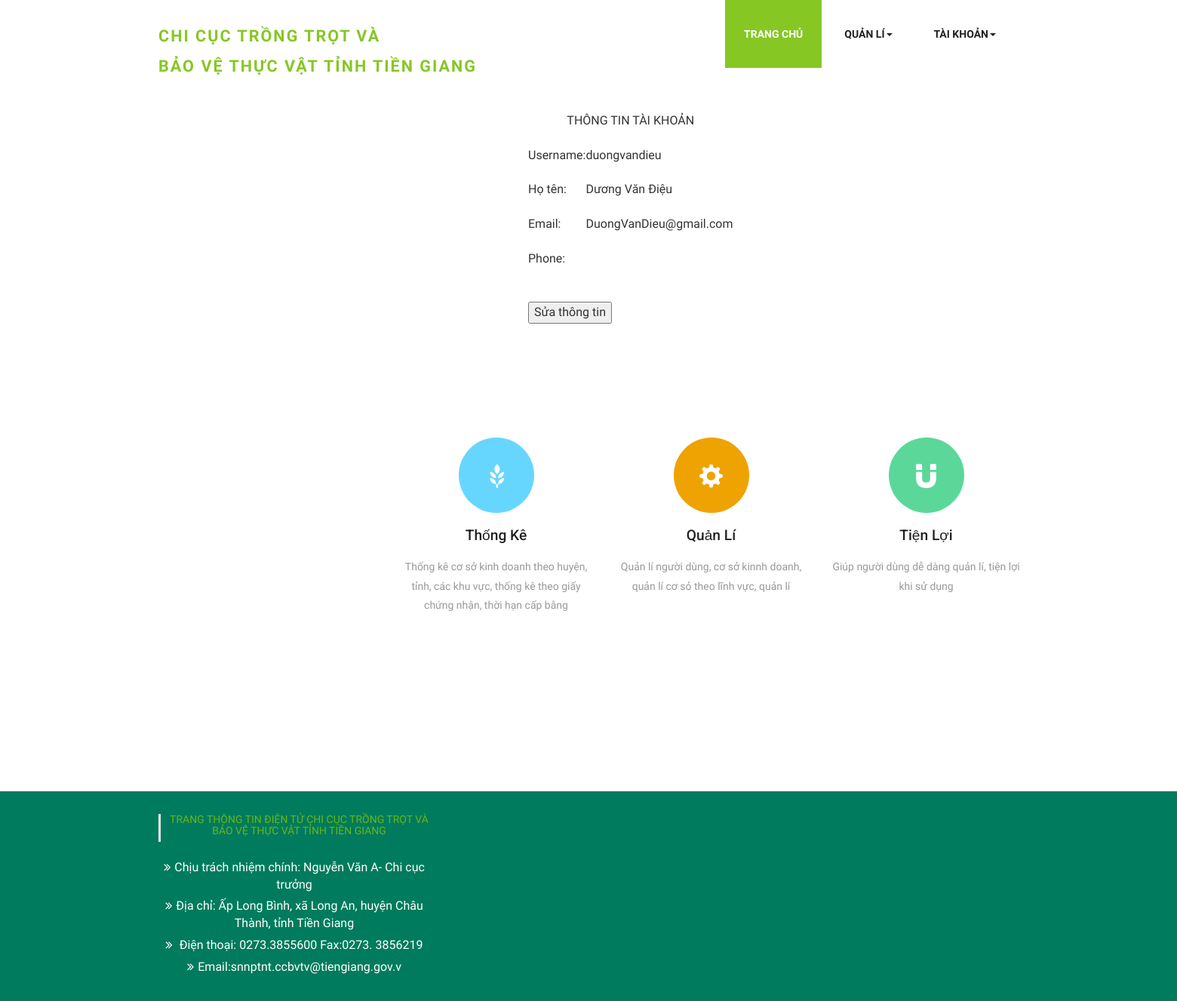
Before: /thongtinUser.php (signed in) with the older database file.
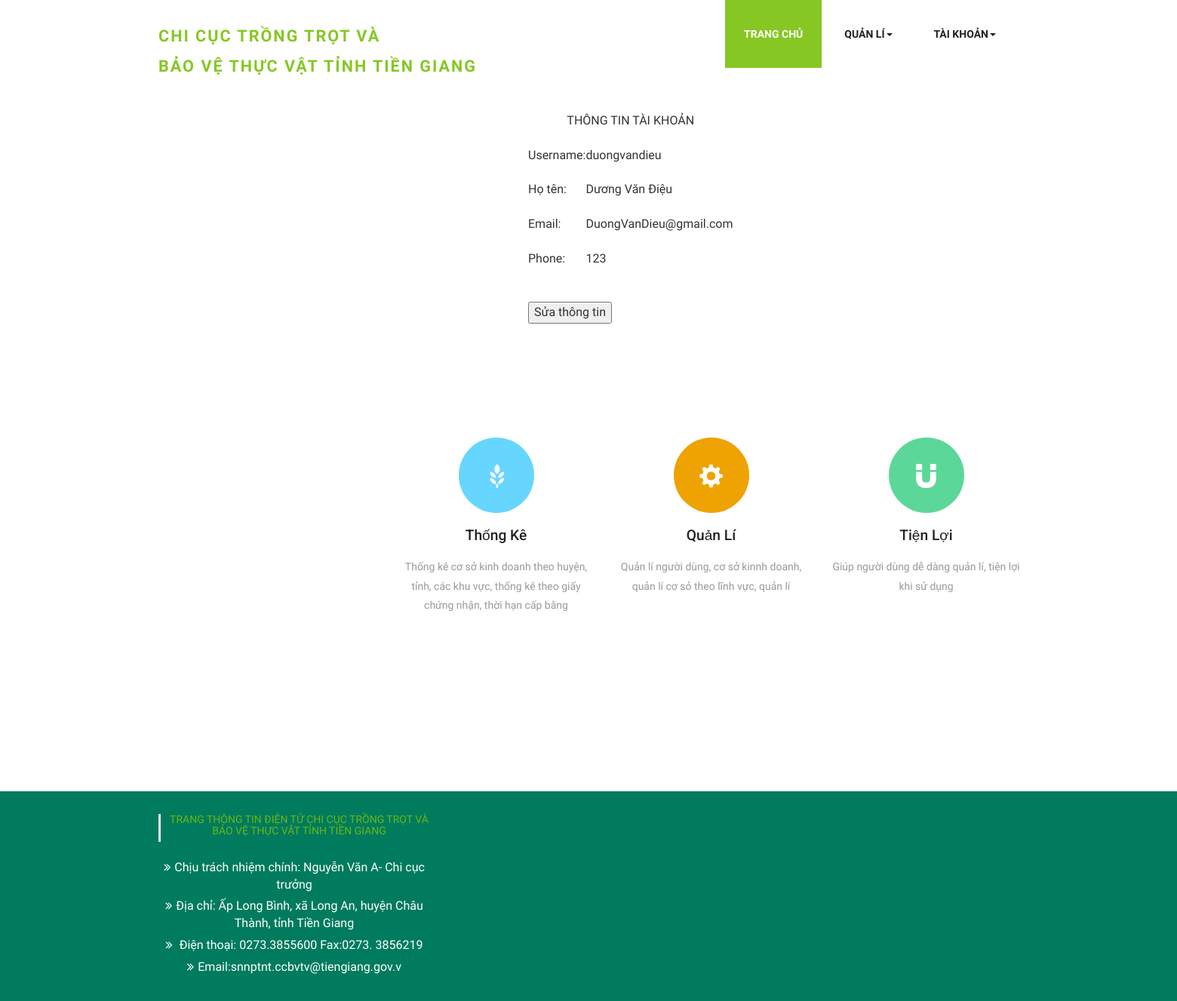
After: the same page with the newer database file.
### tables this page shows
CREATE TABLE `user` (
  `id_user` int(11) NOT NULL,
  `mavaitro` int(5) DEFAULT NULL,
  `username` char(50) NOT NULL,
  `password` varchar(32) NOT NULL,
  `ten_user` char(50) NOT NULL,
  `gioi_tinh` int(32) NOT NULL,
  `sdt_user` char(11) NOT NULL,
  `mail_user` char(50) NOT NULL,
  `user_thaotac` varchar(45) NOT NULL
);

### thongtinUser.php (the view, shortened to what the changed rows need)
<?php
    $conn = mysqli_connect("localhost","root","","quanlyhethong");
    mysqli_query($conn,'SET NAMES UTF8');
?>
<!DOCTYPE html>
    <html>
        <head>
            <link rel="stylesheet" href="style.css"/>
            <link href="css/bootstrap.css" rel="stylesheet" type="text/css" media="all" />
            <link rel="stylesheet" href="css/style.css" type="text/css" media="all" />
            <link href="css/font-awesome.css" rel="stylesheet">
            <link href='css/immersive-slider.css' rel='stylesheet' type='text/css'>
            <link rel="stylesheet" href="css/jquery.flipster.css">
     </head>
     <body>
        <div class="header">
            <div class="container">
                <nav class="navbar navbar-default">
                    <div class="navbar-header">
                        <div class="w3layouts-logo">
                            <h1><a href="index.html"><span>CHI CỤC TRỒNG TRỌT VÀ <br>
                                        BẢO VỆ THỰC VẬT TỈNH TIỀN GIANG</span></a></h1>
                        </div>
                    </div>
                </nav>
            </div>
            </div>
            <div style="margin-left: 700px;">
            <?php
                $username=$_SESSION['username'];
                $s="SELECT * from user where username = '$username'";
                $rs=mysqli_query($conn,$s);
                $r=mysqli_fetch_assoc($rs);
            ?>
        <form>
           <?php
                echo "<table id='tb'>
                    <tr>
                        <td colspan='2' style='text-align:center;'>THÔNG TIN TÀI KHOẢN<br><br>  </td>
                    </tr>
                    <br><br>
                    <tr>
                        <td>Username: <br><br></td>
                        <td>".$r['username'] ."<br><br></td>
                    </tr>
                    <tr>
                        <td>Họ tên: <br><br></td>
                        <td>".$r['ten_user'] ."<br><br></td>
                    </tr>
                    <tr>
                        <td>Email: <br><br></td>
                        <td>".$r['mail_user'] ."<br><br></td>
                    </tr>
                    <tr>
                        <td>Phone: <br><br></td>
                        <td>".$r['sdt_user'] ."<br><br></td>
                    </tr>
                </table>";
           ?>
        </form>
           <br>
        <br>
        <br>
            </div>
    </body>
    </html>

Changed rows visible on the page:
changed user "duongvandieu": sdt_user (not shown) → "123"
